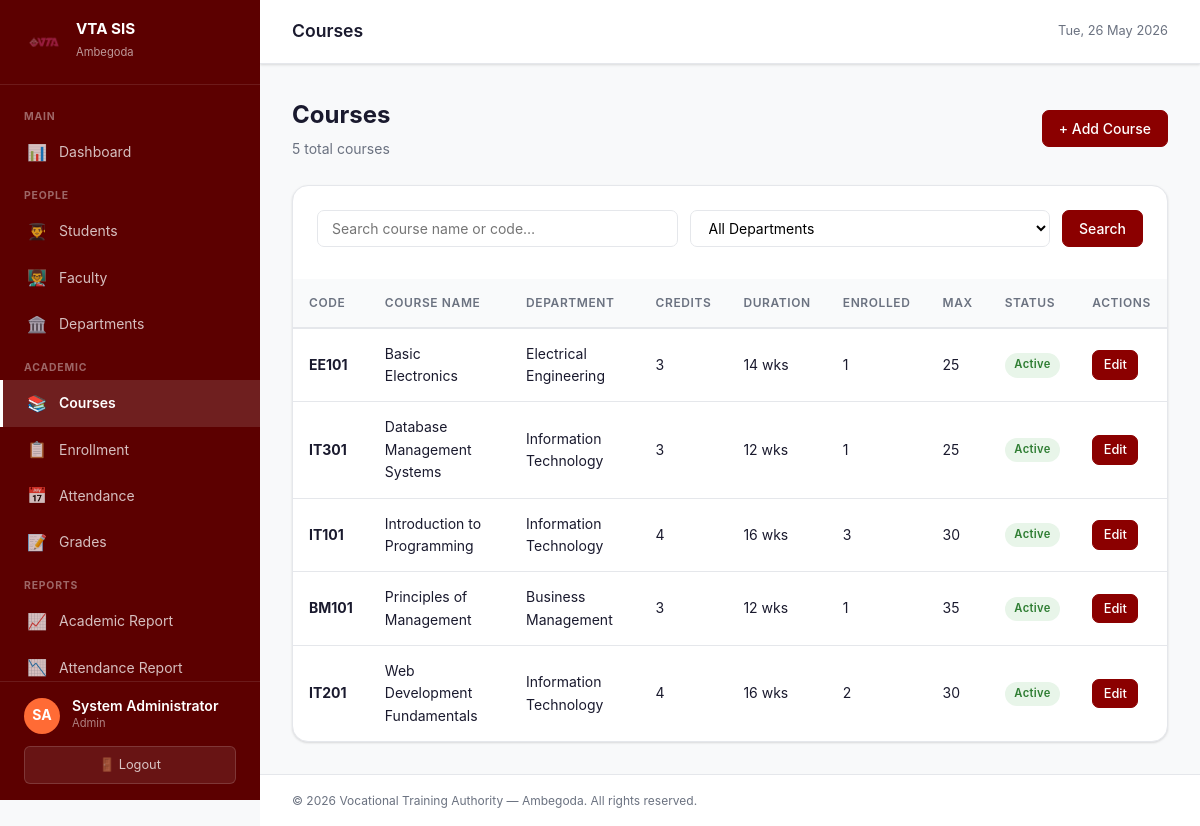
Page /modules/courses/index.php (signed in) on the committed database.
### tables this page shows
CREATE TABLE IF NOT EXISTS courses (
    id             INT AUTO_INCREMENT PRIMARY KEY,
    course_code    VARCHAR(50)  NOT NULL UNIQUE,
    name           VARCHAR(200) NOT NULL,
    description    TEXT,
    department_id  INT,
    credits        INT,
    duration_weeks INT,
    max_students   INT,
    status         ENUM('active','inactive') NOT NULL DEFAULT 'active',
    created_at     TIMESTAMP NOT NULL DEFAULT CURRENT_TIMESTAMP,
    FOREIGN KEY (department_id) REFERENCES departments(id) ON DELETE SET NULL,
    INDEX idx_course_code (course_code),
    INDEX idx_status (status)
);

CREATE TABLE IF NOT EXISTS departments (
    id          INT AUTO_INCREMENT PRIMARY KEY,
    name        VARCHAR(150) NOT NULL,
    code        VARCHAR(20),
    description TEXT,
    created_at  TIMESTAMP NOT NULL DEFAULT CURRENT_TIMESTAMP
);

### includes/functions.php (called while the page is built, shortened)
<?php
function h(mixed $val): string {
    return htmlspecialchars((string)$val, ENT_QUOTES, 'UTF-8');
}
function get(string $key, string $default = ''): string {
    return trim($_GET[$key] ?? $default);
}
function paginate(int $total, int $perPage, int $current): array {
    $pages = max(1, (int)ceil($total / $perPage));
    $current = max(1, min($current, $pages));
    return [
        'total'   => $total,
        'pages'   => $pages,
        'current' => $current,
        'offset'  => ($current - 1) * $perPage,
        'limit'   => $perPage,
    ];
}

### modules/courses/index.php (the view, shortened to what this page needs)
<?php
require_once '../../config/db.php';
$search = get('search');
$page = max(1,(int)get('page','1'));
$perPage = 20;
$where = 'WHERE 1=1';
$params = [];
$cnt = $pdo->prepare("SELECT COUNT(*) FROM courses c $where"); $cnt->execute($params);
$pager = paginate((int)$cnt->fetchColumn(), $perPage, $page);
$stmt = $pdo->prepare("SELECT c.*, d.name AS dept_name,
    (SELECT COUNT(*) FROM enrollments e WHERE e.course_id=c.id AND e.status='enrolled') AS enrolled_count
    FROM courses c LEFT JOIN departments d ON d.id=c.department_id $where ORDER BY c.name
    LIMIT {$pager['limit']} OFFSET {$pager['offset']}");
$stmt->execute($params);
$courses = $stmt->fetchAll();
require_once '../../includes/header.php';
?>
<div class="page-header">
  <div><h1>Courses</h1><p><?= $pager['total'] ?> total courses</p></div>
  <?php if (in_array($_SESSION['role'],['admin','support'])): ?>
  <a href="add.php" class="btn btn-primary">+ Add Course</a>
  <?php endif; ?>
</div>
<div class="card">
  <div class="card-body" style="padding-bottom:.75rem;">
    <form method="GET" class="search-bar">
      <input type="text" name="search" value="<?= h($search) ?>" placeholder="Search course name or code…">
      <select name="dept">
        <option value="">All Departments</option>
      </select>
      <button class="btn btn-primary" type="submit">Search</button>
    </form>
  </div>
  <div class="table-wrapper">
    <table class="table">
      <thead><tr><th>Code</th><th>Course Name</th><th>Department</th><th>Credits</th><th>Duration</th><th>Enrolled</th><th>Max</th><th>Status</th>
        <?php if (in_array($_SESSION['role'],['admin','support'])): ?><th>Actions</th><?php endif; ?>
      </tr></thead>
      <tbody>
      <?php foreach ($courses as $c): ?>
        <tr>
          <td><strong><?= h($c['course_code']) ?></strong></td>
          <td><?= h($c['name']) ?></td>
          <td><?= h($c['dept_name'] ?? '—') ?></td>
          <td><?= h($c['credits']) ?></td>
          <td><?= h($c['duration_weeks']) ?> wks</td>
          <td><?= $c['enrolled_count'] ?></td>
          <td><?= h($c['max_students']) ?></td>
          <td><span class="badge badge-<?= $c['status']==='active'?'success':'gray' ?>"><?= h(ucfirst($c['status'])) ?></span></td>
          <?php if (in_array($_SESSION['role'],['admin','support'])): ?>
          <td><div class="btn-group"><a href="edit.php?id=<?= $c['id'] ?>" class="btn btn-sm btn-primary">Edit</a></div></td>
          <?php endif; ?>
        </tr>
      <?php endforeach; ?>
      </tbody>
    </table>
  </div>
</div>
<?php require_once '../../includes/footer.php'; ?>

### assets/css/style.css (style rules this page uses)
:root { --primary: #8B0000; --primary-light: #b71c1c; --primary-dark: #5c0000; --primary-bg: #fdf2f2; --accent: #ff6b35; --success: #2e7d32; --success-bg: #e8f5e9; --warning: #f57f17; --warning-bg: #fffde7; --danger: #c62828; --danger-bg: #ffebee; --info: #0277bd; --info-bg: #e1f5fe; --text: #1a1a2e; --text-muted: #6b7280; --border: #e5e7eb; --bg: #f8f9fa; --white: #ffffff; --sidebar-w: 260px; --navbar-h: 64px; --radius: 10px; --radius-lg: 16px; --shadow: 0 1px 3px rgba(0,0,0,.08), 0 1px 2px rgba(0,0,0,.06); --shadow-md: 0 4px 6px rgba(0,0,0,.07), 0 2px 4px rgba(0,0,0,.06); --shadow-lg: 0 10px 15px rgba(0,0,0,.1), 0 4px 6px rgba(0,0,0,.05); --transition: all .2s ease; }
*, *::before, *::after { box-sizing: border-box; margin: 0; padding: 0; }
html { font-size: 16px; scroll-behavior: smooth; }
body { font-family: -apple-system, BlinkMacSystemFont, 'Segoe UI', Roboto, sans-serif; background: var(--bg); color: var(--text); line-height: 1.6; min-height: 100vh; }
.page-header { display: flex; align-items: center; justify-content: space-between; margin-bottom: 1.5rem; }
.page-header h1 { font-size: 1.5rem; font-weight: 700; }
.page-header p { color: var(--text-muted); font-size: .875rem; margin-top: .25rem; }
.card { background: var(--white); border-radius: var(--radius-lg); box-shadow: var(--shadow); border: 1px solid var(--border); overflow: hidden; }
.card-body { padding: 1.5rem; }
.table-wrapper { overflow-x: auto; }
table.table { width: 100%; border-collapse: collapse; font-size: .875rem; }
table.table thead tr { background: #f9fafb; border-bottom: 2px solid var(--border); }
table.table th { padding: .875rem 1rem; text-align: left; font-weight: 600; font-size: .75rem; text-transform: uppercase; letter-spacing: .05em; color: var(--text-muted); }
table.table td { padding: .875rem 1rem; border-bottom: 1px solid var(--border); }
table.table tbody tr:last-child td { border-bottom: none; }
.badge { display: inline-flex; align-items: center; padding: .2rem .6rem; border-radius: 20px; font-size: .7rem; font-weight: 600; letter-spacing: .03em; }
.badge-success { background: var(--success-bg); color: var(--success); }
.btn { display: inline-flex; align-items: center; gap: .4rem; padding: .5rem 1rem; border-radius: 7px; font-size: .875rem; font-weight: 500; cursor: pointer; text-decoration: none; border: 1px solid transparent; transition: var(--transition); line-height: 1.4; white-space: nowrap; font-family: inherit; }
.btn-primary { background: var(--primary); color: var(--white); border-color: var(--primary); }
.btn-sm { padding: .3rem .65rem; font-size: .8rem; }
.btn-group { display: flex; gap: .5rem; flex-wrap: wrap; }
.search-bar { display: flex; gap: .75rem; margin-bottom: 1.25rem; flex-wrap: wrap; }
.search-bar input, .search-bar select { padding: .5rem .875rem; border: 1.5px solid var(--border); border-radius: 7px; font-size: .875rem; flex: 1; min-width: 180px; background: var(--white); transition: var(--transition); font-family: inherit; }

### rows in the picture
courses: course_code "EE101", name "Basic Electronics", department.name "Electrical Engineering", credits "3", duration_weeks "14", enrolled_count "1", max_students "25", status "Active"
courses: course_code "IT301", name "Database Management Systems", department.name "Information Technology", credits "3", duration_weeks "12", enrolled_count "1", max_students "25", status "Active"
courses: course_code "IT101", name "Introduction to Programming", department.name "Information Technology", credits "4", duration_weeks "16", enrolled_count "3", max_students "30", status "Active"
courses: course_code "BM101", name "Principles of Management", department.name "Business Management", credits "3", duration_weeks "12", enrolled_count "1", max_students "35", status "Active"
courses: course_code "IT201", name "Web Development Fundamentals", department.name "Information Technology", credits "4", duration_weeks "16", enrolled_count "2", max_students "30", status "Active"

### other values in the picture
$initials ?: '?' "SA"
$uname "System Administrator"
$role "Admin"
$pageTitle "Courses"
$pager['total'] "5"
